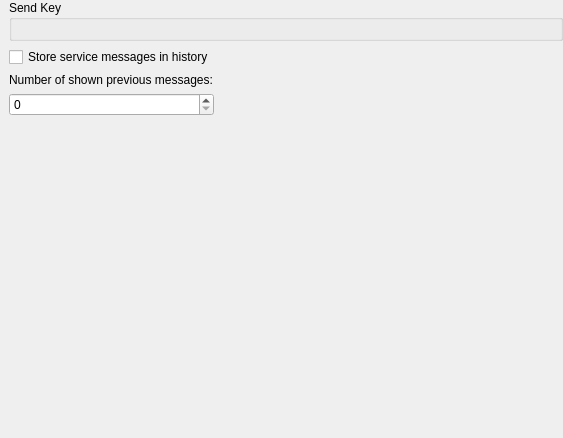
<?xml version="1.0" encoding="UTF-8"?>
<ui version="4.0">
 <class>ChatBehavior</class>
 <widget class="QWidget" name="ChatBehavior">
  <property name="geometry">
   <rect>
    <x>0</x>
    <y>0</y>
    <width>563</width>
    <height>438</height>
   </rect>
  </property>
  <property name="windowTitle">
   <string>Form</string>
  </property>
  <layout class="QGridLayout" name="gridLayout">
   <property name="leftMargin">
    <number>9</number>
   </property>
   <property name="topMargin">
    <number>0</number>
   </property>
   <property name="rightMargin">
    <number>0</number>
   </property>
   <property name="bottomMargin">
    <number>0</number>
   </property>
   <item row="0" column="0" colspan="2">
    <widget class="QGroupBox" name="groupBox">
     <property name="title">
      <string>Send Key</string>
     </property>
     <layout class="QGridLayout" name="gridLayout_2"/>
    </widget>
   </item>
   <item row="1" column="0">
    <widget class="QCheckBox" name="storeBox">
     <property name="text">
      <string>Store service messages in history</string>
     </property>
    </widget>
   </item>
   <item row="2" column="0">
    <widget class="QLabel" name="label">
     <property name="text">
      <string>Number of shown previous messages:</string>
     </property>
    </widget>
   </item>
   <item row="3" column="0">
    <widget class="QSpinBox" name="recentBox"/>
   </item>
   <item row="4" column="0">
    <spacer name="verticalSpacer">
     <property name="orientation">
      <enum>Qt::Vertical</enum>
     </property>
     <property name="sizeHint" stdset="0">
      <size>
       <width>180</width>
       <height>328</height>
      </size>
     </property>
    </spacer>
   </item>
   <item row="3" column="1">
    <spacer name="horizontalSpacer">
     <property name="orientation">
      <enum>Qt::Horizontal</enum>
     </property>
     <property name="sizeHint" stdset="0">
      <size>
       <width>371</width>
       <height>20</height>
      </size>
     </property>
    </spacer>
   </item>
  </layout>
 </widget>
 <resources/>
 <connections/>
</ui>
